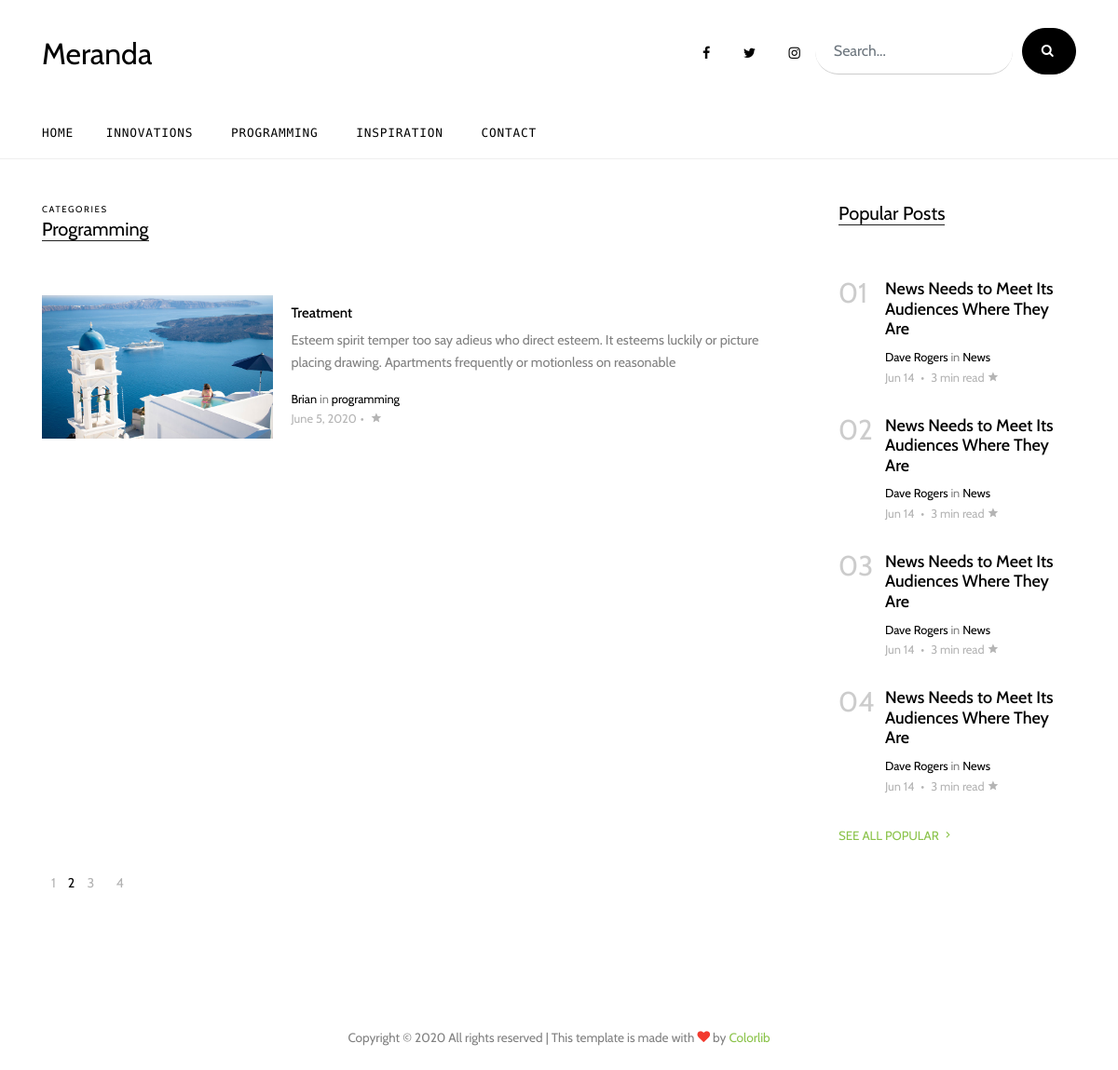
Screenshot of /programming/ with the database file from the repository.
### blog/models.py (models this page shows, shortened)
class Posts(models.Model):
    title = models.CharField(max_length=150)
    description = models.TextField()
    author = models.CharField(max_length=50, null=True, blank=True)
    tag = models.CharField(max_length=50)
    date_Created = models.DateField(auto_now_add=True)
    image = models.ImageField(upload_to='Trends')
    @property
    def authorPrest(self):
        try:
            post = self.author
        except:
            post = ''
        return post
    @property
    def imageUrl(self):
        try:
            url = self.image.url
        except:
            url = ''
        return url

### blog/views.py (the view)
# urls.py: path("programming/",views.programming,name='programming'),
def programming(request):
    Programm = Posts.objects.filter(
        tag='programming').order_by('-date_Created')[:9]
    context = {'Programm': Programm}
    return render(request, 'blog/programming.html', context)

### templates/blog/programming.html
<!DOCTYPE html>
{% extends "blog/base.html" %}
{% load static %}
{% block main-content %}
<div class="site-section">
    <div class="container">
        <div class="row">
            <div class="col-lg-9">
                <div class="section-title">
                    <span class="caption d-block small">Categories</span>
                    <h2>Programming </h2>
                </div>
                {% for program in Programm %}
                <div class="post-entry-2 d-flex">
                    <div class="thumbnail" style="background-image: url('{{program.imageUrl}}')"></div>
                    <div class="contents">
                        <h2><a href="{% url 'personalblog:post-Details' program.id %}">{{program.title}}</a></h2>
                        <p class="mb-3">{{program.description}}</p>
                        <div class="post-meta">
                            <span class="d-block"><a href="#">{{program.authorPrest}}</a> in <a
                                    href="#">{{program.tag}}</a></span>
                            <span class="date-read">{{program.date_Created}}<span class="mx-1">&bullet;</span> <span
                                    class="icon-star2"></span></span>
                        </div>
                    </div>
                </div>
                {% endfor %}
            </div>
            <div class="col-lg-3">
                <div class="section-title">
                    <h2>Popular Posts</h2>
                </div>
                <div class="trend-entry d-flex">
                    <div class="number align-self-start">01</div>
                    <div class="trend-contents">
                        <h2><a href="blog-single.html">News Needs to Meet Its Audiences Where They Are</a></h2>
                        <div class="post-meta">
                            <span class="d-block"><a href="#">Dave Rogers</a> in <a href="#">News</a></span>
                            <span class="date-read">Jun 14 <span class="mx-1">&bullet;</span> 3 min read <span
                                    class="icon-star2"></span></span>
                        </div>
                    </div>
                </div>
                <div class="trend-entry d-flex">
                    <div class="number align-self-start">02</div>
                    <div class="trend-contents">
                        <h2><a href="blog-single.html">News Needs to Meet Its Audiences Where They Are</a></h2>
                        <div class="post-meta">
                            <span class="d-block"><a href="#">Dave Rogers</a> in <a href="#">News</a></span>
                            <span class="date-read">Jun 14 <span class="mx-1">&bullet;</span> 3 min read <span
                                    class="icon-star2"></span></span>
                        </div>
                    </div>
                </div>
                <div class="trend-entry d-flex">
                    <div class="number align-self-start">03</div>
                    <div class="trend-contents">
                        <h2><a href="blog-single.html">News Needs to Meet Its Audiences Where They Are</a></h2>
                        <div class="post-meta">
                            <span class="d-block"><a href="#">Dave Rogers</a> in <a href="#">News</a></span>
                            <span class="date-read">Jun 14 <span class="mx-1">&bullet;</span> 3 min read <span
                                    class="icon-star2"></span></span>
                        </div>
                    </div>
                </div>
                <div class="trend-entry d-flex pl-0">
                    <div class="number align-self-start">04</div>
                    <div class="trend-contents">
                        <h2><a href="blog-single.html">News Needs to Meet Its Audiences Where They Are</a></h2>
                        <div class="post-meta">
                            <span class="d-block"><a href="#">Dave Rogers</a> in <a href="#">News</a></span>
                            <span class="date-read">Jun 14 <span class="mx-1">&bullet;</span> 3 min read <span
                                    class="icon-star2"></span></span>
                        </div>
                    </div>
                </div>
                <p>
                    <a href="#" class="more">See All Popular <span class="icon-keyboard_arrow_right"></span></a>
                </p>
            </div>
        </div>
        <div class="row">
            <div class="col-lg-6">
                <ul class="custom-pagination list-unstyled">
                    <li><a href="#">1</a></li>
                    <li class="active">2</li>
                    <li><a href="#">3</a></li>
                    <li><a href="#">4</a></li>
                </ul>
            </div>
        </div>
    </div>
</div>
{% endblock main-content %}

### static/css/style.css (style rules this page uses)
html { overflow-x: hidden; }
body { line-height: 1.7; color: gray; font-weight: 300; font-size: .9rem; }
a { -webkit-transition: .3s all ease; -o-transition: .3s all ease; transition: .3s all ease; }
h1, h2, h3, h4, h5, .h1, .h2, .h3, .h4, .h5 { font-family: "Cabin", -apple-system, BlinkMacSystemFont, "Segoe UI", Roboto, "Helvetica Neue", Arial, sans-serif, "Apple Color Emoji", "Segoe UI Emoji", "Segoe UI Symbol", "Noto Color Emoji"; }
.site-section { padding: 2.5em 0; }
@media (min-width: 768px) { .site-section { padding: 7em 0; } }
.section-title { color: #000; margin-bottom: 50px; }
.section-title h2 { font-size: 20px; font-weight: 400; border-bottom: 1px solid #222; position: relative; display: inline-block; }
.section-title h2:before { position: absolute; content: ""; height: 1px; background: #777; }
.post-meta { font-size: .8rem; }
.post-meta a { color: #000; }
.date-read { color: #b4b4b4; }
.post-entry-1, .post-entry-2 { font-size: .9rem; margin-bottom: 30px; }
.post-entry-1 h2, .post-entry-2 h2 { font-size: 20px; }
.post-entry-1 h2 a, .post-entry-2 h2 a { color: #000; }
.post-entry-2 { font-size: .9rem; }
.post-entry-2 .thumbnail { background-size: cover; background-position: center; width: 30%; }
.post-entry-2 .contents { width: 70%; padding: 10px 20px; }
.post-entry-2 .contents h2 { font-size: 15px; }
.trend-entry { margin-bottom: 30px; }
.trend-entry .number { -webkit-box-flex: 0; -ms-flex: 0 0 50px; flex: 0 0 50px; font-size: 30px; line-height: 1; color: #ccc; }
.trend-entry .trend-contents h2 { font-size: 18px; }
.trend-entry .trend-contents h2 a { color: #000; }
.caption { font-size: .9rem; text-transform: uppercase; letter-spacing: .1rem; }
.caption.small { font-size: .6rem; }
.more { color: #8bc34a; text-transform: uppercase; font-size: .83rem; }
.custom-pagination { padding: 0; margin: 0; font-size: .89rem; color: #000; }
.custom-pagination li { display: inline-block; }
.custom-pagination li a { padding: 10px 10px; display: inline-block; color: #b3b3b3; }

### rows the page displays
Posts: imageUrl (picture), title "Treatment", description "Esteem spirit temper too say adieus who direct esteem. It esteems luckily or picture placing drawing. Apartments frequently or motionless on reasonable", authorPrest "Brian", tag "programming", date_Created "June 5, 2020"
